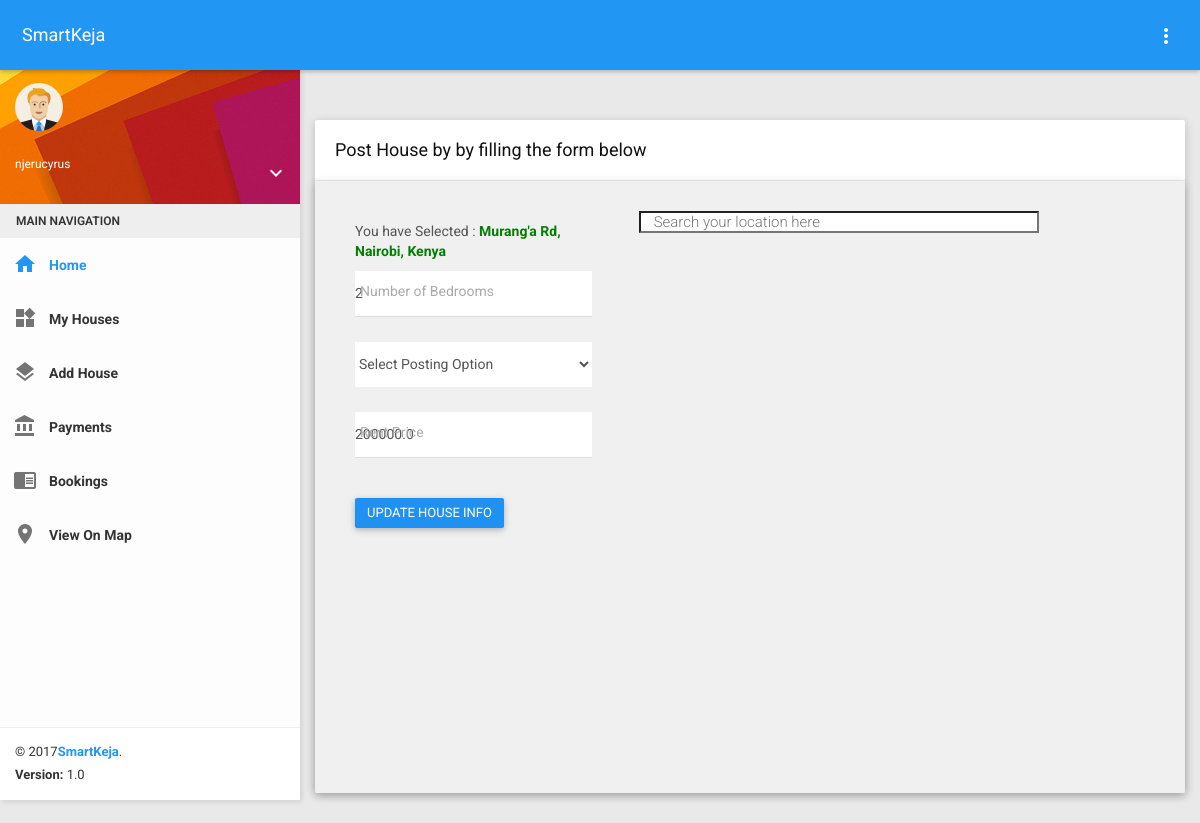
/dashboard/myposts/7/update/ (signed in), run on an earlier commit of the app's database.
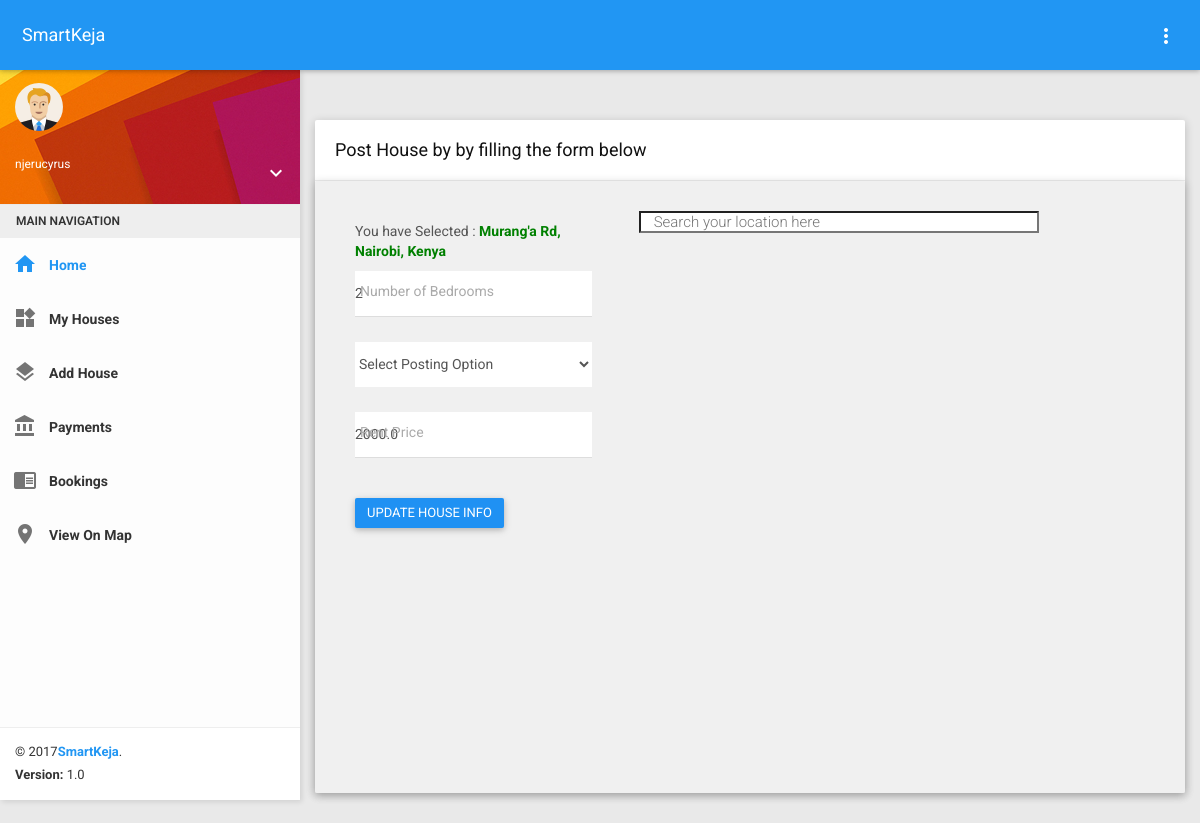
And on a later commit of the database.
### smarthouse/models.py (models this page shows, shortened)
class House(models.Model):
    managed_by = models.ForeignKey(User)
    lat = models.FloatField()
    lng = models.FloatField()
    location = models.CharField(max_length=200)
    rent_price = models.FloatField()
    sale_price = models.FloatField()
    bedrooms = models.IntegerField()
    description = models.TextField()
    on_sale = models.BooleanField(default=False)
    is_available = models.BooleanField(default=True)
    primary_img = models.ImageField(upload_to='uploads/')
    is_published = models.BooleanField(default=False)
    date_posted = models.DateTimeField(auto_now_add=True)
    class Meta:
        ordering = ('-is_available', '-date_posted')

### smarthouse/views.py (the view, shortened to what this page needs)
# urls.py: url(r'^dashboard/myposts/(?P<pk>\d+)/update/$', views.UpdateHouseView.as_view(), name='update_house'),
class UpdateHouseView(LoginRequiredMixin, SuccessMessageMixin, TemplateView):
    template_name = 'dashboard/pages/update_house.html'
    login_url = '/login'
    success_message = 'House Info updated'
    def get_context_data(self, **kwargs):
        context = super(UpdateHouseView, self).get_context_data(**kwargs)
        house = get_object_or_404(House, pk=self.kwargs['pk'])
        context['house'] = house
        return context

### smarthouse/context_processors.py (called while the page is built)
def get_account_type(request):
    account_type = ''
    phone_number = ''
    context = dict({})
    try:
        if request.user.is_authenticated:
            agent_exists = Agent.objects.filter(user=request.user)[:1].exists()
            if agent_exists:
                account_type = 'agent'
                agent = Agent.objects.get(user=request.user)
                phone_number = agent.phone_number
            if request.user.is_staff:
                account_type = "owner"
                house_owner = HouseOwner.objects.get(user=request.user)
                phone_number = house_owner.phone_number
            if not request.user.is_staff and not agent_exists:
                account_type = "client"
    except (Agent.DoesNotExist, HouseOwner.DoesNotExist):
        pass
    context['account_type'] = account_type
    context['phone_number'] = phone_number
    return context

def get_house_posts(request):
    context = dict({})
    houses = House.objects.all()
    context['house_options'] = houses
    return context

### smartkeja/templates/dashboard/pages/update_house.html (shortened to what this page needs)
{% extends 'dashboard/index.html' %}
{% load  staticfiles %}
{% block content %}
    <div class="row clearfix">
        <div class="card">
            <div class="header">
                <h2>
                    Post House by by filling the form below
                </h2>
            </div>
            <div class="container-fluid card body" style="background: #f0f0f0;">
                <div class="col-md-4 body">
                    You have Selected : <span style="color: green;font-weight: bold;" id="location_text">{{ house.location }}</span>
                    <form method="post" name="create_house_post_form" action="#" style="margin-top: 10px;"
                          onsubmit="return checkLocationSelected()" enctype="multipart/form-data">
                        <div class="form-group form-float">
                            <div class="form-line">
                                <input type="number" id="id_bedrooms" name="bedrooms" class="form-control custom-input" value="{{ house.bedrooms }}"
                                       required>
                                <label class="form-label lbl-input">Number of Bedrooms</label>
                            </div>
                        </div>
                        <div class="form-group">
                            <select class="form-control custom-input" id="posting_for" name="posting_for">
                                <option value="">Select Posting Option</option>
                            </select>
                        </div>
                        <div id="rent_price">
                            <div class="form-group form-float">
                                <div class="form-line">
                                    <input type="number" id="id_rent_price" name="id_rent_price" value="{{ house.rent_price }}"
                                           class="form-control custom-input">
                                    <label class="form-label lbl-input">Rent Price</label>
                                </div>
                            </div>
                        </div>
                        <button type="submit" class="btn btn-primary m-t-15 waves-effect">UPDATE HOUSE INFO</button>
                    </form>
                </div>
                <div class="col-md-8">
                    <input id="pac-input" class="controls" type="text" placeholder="Search your location here"
                           style="margin-top: 10px;">
                    <div id="map"style="height: 520px; width:auto ;" ></div>
                </div>
            </div>
        </div>
    </div>
{% endblock %}

What changed in the data, as far as the page shows it:
changed House "Murang'a Rd, Nairobi, Kenya": id_rent_price "200000.0" → "2000.0"
